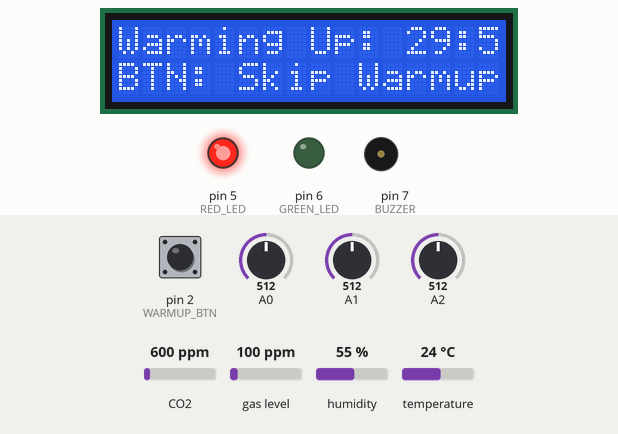
The sketch below on a simulated Arduino Uno, built with avr-gcc and run on an emulated ATmega328P. On the bench: 16×2 character LCD, output pins drawn as LEDs (lit = HIGH), buzzer (waves = sounding). Inputs (shaded band) come from the test bench; at power-on: pin 2 (WARMUP_BTN) HIGH, A1 = 512, A0 = 512, A2 = 512, CO2 600 ppm, gas level 100 ppm, humidity 55 %, temperature 24 °C. Storage starts empty; what the sketch prints to the serial monitor is not drawn.

Above: at 2.3 s.
2.4 s: pin 2 (WARMUP_BTN) pulled LOW for 0.15 s
At 2.72 s:
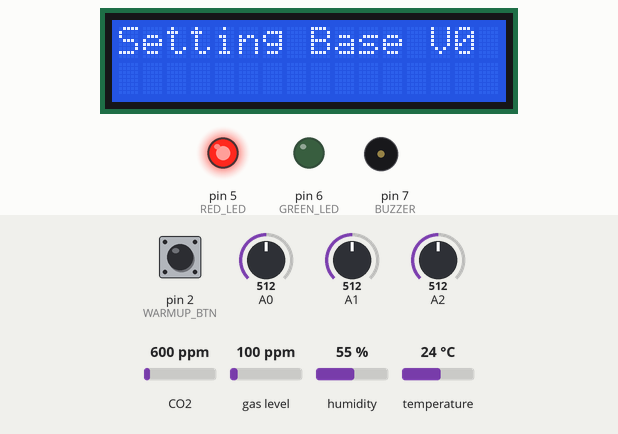
3.1 s: A1 set to 550
At 3.9 s:
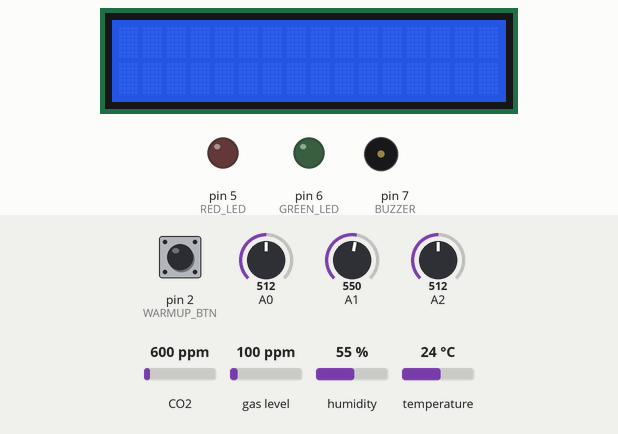
At 4.5 s:
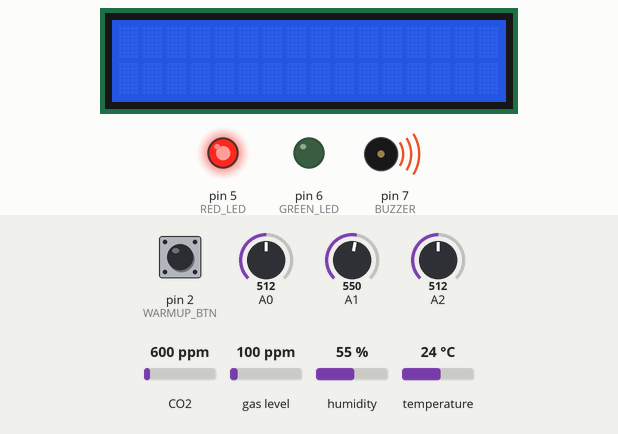
5.6 s: A0 set to 716
8.5 s: A2 set to 716
11.5 s: A2 set to 543
At 13.9 s:
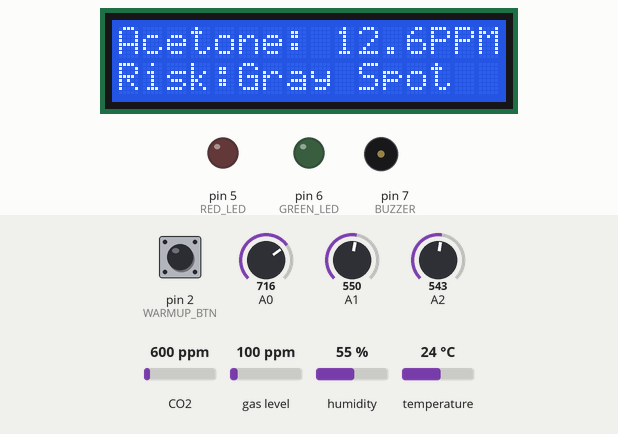
14.5 s: A2 set to 524
Timing chart, 0 to 20.6 s (numbered marks = the images above; inputs shaded):
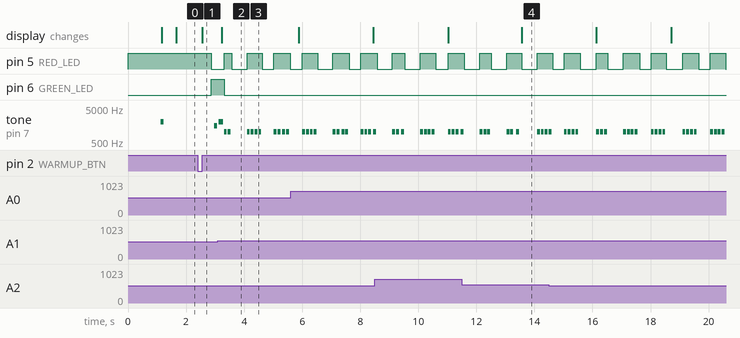

The sketch:

SD_Test.ino
```cpp
/*
   =============================================================================
   Electronic Nose (e-Nose) for Sorghum Fungal Disease Detection
   Calibrated VOC PPM Engine & LCD Display Update
   Hardware: Arduino Uno | AHT20 | ENS160 | LCD 16x2 | MQ-2, MQ-3, MQ-135
   =============================================================================
*/

#include <SPI.h>
#include <SD.h>
#include <Wire.h>
#include <LiquidCrystal_I2C.h>
#include <Adafruit_AHTX0.h>
#include <ScioSense_ENS160.h>

// ===== HARDWARE PINS =====
const uint8_t WARMUP_BTN = 2;   // Push-button wired between Pin 2 and GND
const uint8_t SD_CS      = 10;
const uint8_t RED_LED    = 5;
const uint8_t GREEN_LED  = 6;
const uint8_t BUZZER     = 7;

// ===== SENSOR CALIBRATION SLOPES (k = Volts per PPM) =====
struct CalibrationSlopes {
  float k_mq2_hexanal   = 0.0150; // V/PPM for MQ-2 against Hexanal
  float k_mq3_ethanol   = 0.0085; // V/PPM for MQ-3 against Ethanol
  float k_mq135_acetone = 0.0120; // V/PPM for MQ-135 against Acetone
} cal;

// ===== DISEASE PPM THRESHOLDS =====
struct PPMThresholds {
  float ethanol_ppm   = 15.0; // PPM trigger for Anthracnose
  float hexanal_ppm   = 10.0; // PPM trigger for Leaf Blight
  float acetone_ppm   = 8.0;  // PPM trigger for Gray Leaf Spot
  int   tvoc_ppb      = 200;  // TVOC threshold
} thresh;

enum Disease : uint8_t { HEALTHY, ANTHRACNOSE, LEAF_BLIGHT, GRAY_LEAF_SPOT, UNKNOWN };

// ===== SENSOR DATA STRUCTURES =====
struct SensorReadings {
  float temp = 0.0, hum = 0.0;

  // Raw Voltages (0.0V - 5.0V)
  float mq2_volts = 0.0, mq3_volts = 0.0, mq135_volts = 0.0;

  // Calculated VOC Concentrations (PPM)
  float ethanol_ppm = 0.0; // MQ-3
  float hexanal_ppm = 0.0; // MQ-2
  float acetone_ppm = 0.0; // MQ-135

  int tvoc = 0, eco2 = 0, aqi = 0;
} cur, base;

struct Diagnosis {
  Disease disease = HEALTHY;
  float primary_ppm = 0.0;
  float confidence = 1.0;
  bool confirmed = false;
} diag;

enum SystemState : uint8_t { STATE_WARMUP, STATE_RUNNING };
SystemState sysState = STATE_WARMUP;

// ===== PERIPHERAL OBJECTS =====
LiquidCrystal_I2C lcd(0x27, 16, 2);
Adafruit_AHTX0 aht;
ScioSense_ENS160 ens160(ENS160_I2CADDR_1);
File logFile;

// ===== TIMING & COUNTERS =====
unsigned long warmupStartTime = 0;
const unsigned long WARMUP_DURATION = 1800000UL; // 30 mins

unsigned long lastLog = 0, lastLCD = 0, lastSerial = 0;
const unsigned long LOG_INT    = 10000; // 10 sec log
const unsigned long LCD_INT    = 2500;  // 2.5 sec LCD page flip
const unsigned long SERIAL_INT = 2000;  // 2 sec Serial

uint16_t recordCount = 0;
uint8_t lcdMode = 0;
bool baselineSet = false;
bool sdAvailable = false;

// ===== HELPER: PRINT DISEASE STRINGS DIRECTLY FROM FLASH =====
void printDiseaseName(Print &out, Disease d) {
  switch (d) {
    case HEALTHY:        out.print(F("Healthy")); break;
    case ANTHRACNOSE:    out.print(F("Anthracnose")); break;
    case LEAF_BLIGHT:    out.print(F("Leaf Blight")); break;
    case GRAY_LEAF_SPOT: out.print(F("Gray Leaf Spot")); break;
    default:             out.print(F("Unknown")); break;
  }
}

// ===== HELPER: FORMAT MILLIS TO EXCEL HH:MM:SS =====
void printFormattedTime(Print &out, unsigned long ms) {
  unsigned long totalSeconds = ms / 1000;
  unsigned long seconds = totalSeconds % 60;
  unsigned long totalMinutes = totalSeconds / 60;
  unsigned long minutes = totalMinutes % 60;
  unsigned long hours = totalMinutes / 60;

  if (hours < 10) out.print('0');
  out.print(hours);
  out.print(':');
  if (minutes < 10) out.print('0');
  out.print(minutes);
  out.print(':');
  if (seconds < 10) out.print('0');
  out.print(seconds);
}

// ===== CONVERT RAW ADC TO VOLTS =====
float adcToVolts(int rawAdc) {
  return (rawAdc * 5.0) / 1023.0;
}

// ===== FATAL ERROR HANDLER =====
void fatalError(const __FlashStringHelper* msg) {
  Serial.print(F("\nCRITICAL ERROR: ")); Serial.println(msg);
  Serial.flush();
  lcd.clear();
  lcd.print(F("Init Failed:"));
  lcd.setCursor(0, 1);
  lcd.print(msg);
  while (1) {
    digitalWrite(RED_LED, !digitalRead(RED_LED));
    delay(500);
  }
}

// ===== SETUP =====
void setup() {
  pinMode(WARMUP_BTN, INPUT_PULLUP);
  pinMode(RED_LED, OUTPUT);
  pinMode(GREEN_LED, OUTPUT);
  pinMode(BUZZER, OUTPUT);

  digitalWrite(GREEN_LED, LOW);
  digitalWrite(RED_LED, HIGH);

  delay(1000);

  Serial.begin(9600);
  while (!Serial && millis() < 3000);

  Serial.println(F("\n--- E-NOSE CALIBRATED VOC DETECTOR ---"));

  Wire.begin();
  Wire.setClock(100000);

  // Init LCD
  lcd.init();
  lcd.backlight();
  lcd.clear();
  lcd.print(F("E-Nose System"));
  lcd.setCursor(0, 1);
  lcd.print(F("Initializing..."));

  // Init AHT20
  if (!aht.begin(&Wire)) fatalError(F("AHT20 Error"));

  // Init ENS160
  if (!ens160.begin()) fatalError(F("ENS160 Error"));
  ens160.setMode(ENS160_OPMODE_STD);

  // Init SD Card
  pinMode(SD_CS, OUTPUT);
  if (!SD.begin(SD_CS)) {
    Serial.println(F("SD Card not ready. Logging disabled."));
    sdAvailable = false;
  } else {
    sdAvailable = true;
    if (!SD.exists("SORGHUM.CSV")) {
      logFile = SD.open("SORGHUM.CSV", FILE_WRITE);
      if (logFile) {
        logFile.println(F("Record,Timestamp(HH:MM:SS),Temp(C),Hum(%),Hexanal_PPM,Ethanol_PPM,Acetone_PPM,TVOC_ppb,eCO2_ppm,Disease,Primary_PPM"));
        logFile.close();
      }
    }
  }

  warmupStartTime = millis();
  sysState = STATE_WARMUP;
  tone(BUZZER, 2000, 100);
}

// ===== MAIN LOOP =====
void loop() {
  if (sysState == STATE_WARMUP) {
    handleWarmup();
  } else {
    runSamplingPipeline();
  }
}

// ===== WARM-UP & BYPASS =====
void handleWarmup() {
  unsigned long elapsed = millis() - warmupStartTime;

  if (digitalRead(WARMUP_BTN) == LOW) {
    delay(80); // Debounce delay
    if (digitalRead(WARMUP_BTN) == LOW) {
      Serial.println(F("Warm-Up BYPASSED by User."));

      // Wait for user to release button before proceeding
      while (digitalRead(WARMUP_BTN) == LOW) {
        delay(10);
      }

      finishWarmup();
      return;
    }
  }

  if (elapsed >= WARMUP_DURATION) {
    finishWarmup();
    return;
  }

  if (millis() - lastLCD >= 500) {
    lastLCD = millis();

    unsigned long remainingSec = (WARMUP_DURATION - elapsed) / 1000;
    int mins = remainingSec / 60;
    int secs = remainingSec % 60;

    lcd.setCursor(0, 0);
    lcd.print(F("Warming Up: "));
    if (mins < 10) lcd.print('0');
    lcd.print(mins); lcd.print(':');
    if (secs < 10) lcd.print('0');
    lcd.print(secs);
    lcd.print(F("  "));

    lcd.setCursor(0, 1);
    lcd.print(F("BTN: Skip Warmup"));
  }
}

void finishWarmup() {
  lcd.clear();
  lcd.print(F("Setting Base V0"));

  measureBaseline();
  delay(200); // Allow power stabilization

  sysState = STATE_RUNNING;
  digitalWrite(RED_LED, LOW);
  digitalWrite(GREEN_LED, HIGH);
  delay(100);

  tone(BUZZER, 1500, 100); delay(150);
  tone(BUZZER, 2000, 150); delay(100);

  lcd.clear();
  lastLCD = millis();
  lastSerial = millis();
  lastLog = millis();
}

// ===== SAMPLING & CONVERSION PIPELINE =====
void runSamplingPipeline() {
  readSensors();
  calculatePPM();
  classifyDisease();
  updateLCD();
  updateSerialMonitor();

  if (sdAvailable && (millis() - lastLog >= LOG_INT)) {
    lastLog = millis();
    logData();
  }

  handleAlarm();
  delay(50);
}

// ===== SENSOR READINGS =====
void readSensors() {
  sensors_event_t humidity, temp;
  if (aht.getEvent(&humidity, &temp)) {
    cur.temp = temp.temperature;
    cur.hum  = humidity.relative_humidity;
  }

  cur.mq2_volts   = adcToVolts(analogRead(A0));
  cur.mq3_volts   = adcToVolts(analogRead(A1));
  cur.mq135_volts = adcToVolts(analogRead(A2));

  if (ens160.available()) {
    ens160.measure(false);
    cur.tvoc = ens160.getTVOC();
    cur.eco2 = ens160.geteCO2();
    cur.aqi  = ens160.getAQI();
  }
}

// ===== BASELINE V0 SNAPSHOT =====
void measureBaseline() {
  readSensors();

  base.temp        = cur.temp;
  base.hum         = cur.hum;
  base.mq2_volts   = cur.mq2_volts;
  base.mq3_volts   = cur.mq3_volts;
  base.mq135_volts = cur.mq135_volts;

  baselineSet = true;
  Serial.println(F("Baseline Clean-Air Voltages (V0) Set:"));
  Serial.print(F("  MQ2 V0: ")); Serial.println(base.mq2_volts, 3);
  Serial.print(F("  MQ3 V0: ")); Serial.println(base.mq3_volts, 3);
  Serial.print(F("MQ135 V0: ")); Serial.println(base.mq135_volts, 3);
}

// ===== PPM CALCULATION ENGINE: C = (V - V0) / k =====
void calculatePPM() {
  if (!baselineSet) return;

  // Calculate Delta V (V - V0)
  float dV_mq2   = cur.mq2_volts - base.mq2_volts;
  float dV_mq3   = cur.mq3_volts - base.mq3_volts;
  float dV_mq135 = cur.mq135_volts - base.mq135_volts;

  // Convert Delta V to PPM using slope k (Ensure no negative PPM)
  cur.hexanal_ppm = (dV_mq2 > 0)   ? (dV_mq2 / cal.k_mq2_hexanal)   : 0.0;
  cur.ethanol_ppm = (dV_mq3 > 0)   ? (dV_mq3 / cal.k_mq3_ethanol)   : 0.0;
  cur.acetone_ppm = (dV_mq135 > 0) ? (dV_mq135 / cal.k_mq135_acetone) : 0.0;
}

// ===== PPM-BASED CLASSIFICATION ENGINE =====
void classifyDisease() {
  if (!baselineSet) return;

  float scores[3] = {0.0, 0.0, 0.0};

  // Anthracnose (Ethanol Focus)
  if (cur.ethanol_ppm > thresh.ethanol_ppm) {
    scores[0] = cur.ethanol_ppm / thresh.ethanol_ppm;
  }

  // Leaf Blight (Hexanal Focus)
  if (cur.hexanal_ppm > thresh.hexanal_ppm) {
    scores[1] = cur.hexanal_ppm / thresh.hexanal_ppm;
  }

  // Gray Leaf Spot (Acetone Focus)
  if (cur.acetone_ppm > thresh.acetone_ppm) {
    scores[2] = cur.acetone_ppm / thresh.acetone_ppm;
  }

  int maxIdx = 0;
  for (int i = 1; i < 3; i++) {
    if (scores[i] > scores[maxIdx]) maxIdx = i;
  }

  if (scores[maxIdx] < 1.0) {
    diag.disease = HEALTHY;
    diag.primary_ppm = 0.0;
    diag.confidence = 1.0;
    diag.confirmed = false;
  } else {
    diag.disease = (Disease)(maxIdx + 1);
    diag.confirmed = (scores[maxIdx] >= 1.5);

    if (diag.disease == ANTHRACNOSE)       diag.primary_ppm = cur.ethanol_ppm;
    else if (diag.disease == LEAF_BLIGHT)  diag.primary_ppm = cur.hexanal_ppm;
    else if (diag.disease == GRAY_LEAF_SPOT) diag.primary_ppm = cur.acetone_ppm;
  }
}

// ===== DISPLAY MANAGEMENT (PPM & INFECTION STATUS) =====
void updateLCD() {
  if (millis() - lastLCD < LCD_INT) return;
  lastLCD = millis();
  lcd.clear();

  switch (lcdMode) {
    case 0: // Temp & Humidity
      lcd.print(F("Temp: ")); lcd.print(cur.temp, 1); lcd.print(F(" C"));
      lcd.setCursor(0, 1);
      lcd.print(F("Hum : ")); lcd.print(cur.hum, 1); lcd.print(F(" %"));
      break;

    case 1: // MQ-3 Ethanol PPM
      lcd.print(F("Ethanol: ")); lcd.print(cur.ethanol_ppm, 1); lcd.print(F("PPM"));
      lcd.setCursor(0, 1);
      lcd.print(cur.ethanol_ppm > thresh.ethanol_ppm ? F("Risk:Anthracnose") : F("Status: Normal"));
      break;

    case 2: // MQ-2 Hexanal PPM
      lcd.print(F("Hexanal: ")); lcd.print(cur.hexanal_ppm, 1); lcd.print(F("PPM"));
      lcd.setCursor(0, 1);
      lcd.print(cur.hexanal_ppm > thresh.hexanal_ppm ? F("Risk:Leaf Blight") : F("Status: Normal"));
      break;

    case 3: // MQ-135 Acetone PPM
      lcd.print(F("Acetone: ")); lcd.print(cur.acetone_ppm, 1); lcd.print(F("PPM"));
      lcd.setCursor(0, 1);
      lcd.print(cur.acetone_ppm > thresh.acetone_ppm ? F("Risk:Gray Spot") : F("Status: Normal"));
      break;

    case 4: // TVOC & eCO2
      lcd.print(F("TVOC: ")); lcd.print(cur.tvoc); lcd.print(F(" ppb"));
      lcd.setCursor(0, 1);
      lcd.print(F("eCO2: ")); lcd.print(cur.eco2); lcd.print(F(" ppm"));
      break;

    case 5: // Disease Diagnosis & Primary Concentration
      lcd.print(F("Dx:"));
      printDiseaseName(lcd, diag.disease);
      lcd.setCursor(0, 1);
      if (diag.disease == HEALTHY) {
        lcd.print(F("Crop Health: OK"));
      } else {
        lcd.print(F("Con: ")); lcd.print(diag.primary_ppm, 1); lcd.print(F(" PPM"));
      }
      break;
  }
  lcdMode = (lcdMode + 1) % 6;
}

// ===== SERIAL MONITOR DEBUG OUTPUT =====
void updateSerialMonitor() {
  if (millis() - lastSerial < SERIAL_INT) return;
  lastSerial = millis();

  Serial.print(F("Ethanol: ")); Serial.print(cur.ethanol_ppm, 2); Serial.print(F(" PPM | "));
  Serial.print(F("Hexanal: ")); Serial.print(cur.hexanal_ppm, 2); Serial.print(F(" PPM | "));
  Serial.print(F("Acetone: ")); Serial.print(cur.acetone_ppm, 2); Serial.print(F(" PPM | "));
  Serial.print(F("Diagnosis: "));
  printDiseaseName(Serial, diag.disease);
  if (diag.disease != HEALTHY) {
    Serial.print(F(" (")); Serial.print(diag.primary_ppm, 1); Serial.print(F(" PPM)"));
  }
  Serial.println();
}

// ===== SD CARD DATA LOGGING =====
void logData() {
  recordCount++;
  logFile = SD.open("SORGHUM.CSV", FILE_WRITE);
  if (logFile) {
    logFile.print(recordCount);                logFile.print(',');
    printFormattedTime(logFile, millis());     logFile.print(',');
    logFile.print(cur.temp, 1);                logFile.print(',');
    logFile.print(cur.hum, 1);                 logFile.print(',');
    logFile.print(cur.hexanal_ppm, 2);         logFile.print(',');
    logFile.print(cur.ethanol_ppm, 2);         logFile.print(',');
    logFile.print(cur.acetone_ppm, 2);         logFile.print(',');
    logFile.print(cur.tvoc);                   logFile.print(',');
    logFile.print(cur.eco2);                   logFile.print(',');
    printDiseaseName(logFile, diag.disease);   logFile.print(',');
    logFile.println(diag.primary_ppm, 2);
    logFile.close();

    digitalWrite(GREEN_LED, LOW);
    delay(50);
    digitalWrite(GREEN_LED, HIGH);
  } else {
    Serial.println(F("SD Log Write Error"));
  }
}

// ===== ALARM HANDLER =====
void handleAlarm() {
  if (diag.disease != HEALTHY) {
    digitalWrite(GREEN_LED, LOW);
    if (millis() % 1000 < 500) {
      digitalWrite(RED_LED, HIGH);
      tone(BUZZER, 1000, 100);
    } else {
      digitalWrite(RED_LED, LOW);
    }
  } else {
    digitalWrite(RED_LED, LOW);
    digitalWrite(GREEN_LED, HIGH);
    noTone(BUZZER);
  }
}
```

Measured:
- the behaviour switches between 538 and 539 on A1 (found by bisection; images 1 and 2)
- after the input at 2.4 s, pin 5 (RED_LED): HIGH → LOW after 0.47 s; pin 6 (GREEN_LED): LOW → HIGH after 0.47 s; tone on pin 7 (BUZZER): silent → 1500 Hz after 0.57 s, → silent 0.10 s later; the display: changes after 0.17 s (image 1)
- after the input at 3.1 s, pin 5 (RED_LED): goes HIGH 0.26 s, LOW 0.53 s, HIGH 0.53 s, LOW 0.40 s, HIGH 0.56 s, then LOW, starting after 0.21 s; pin 6 (GREEN_LED): HIGH → LOW after 0.21 s
- after the input at 11.5 s, the display: changes after 2.1 s (image 4)
